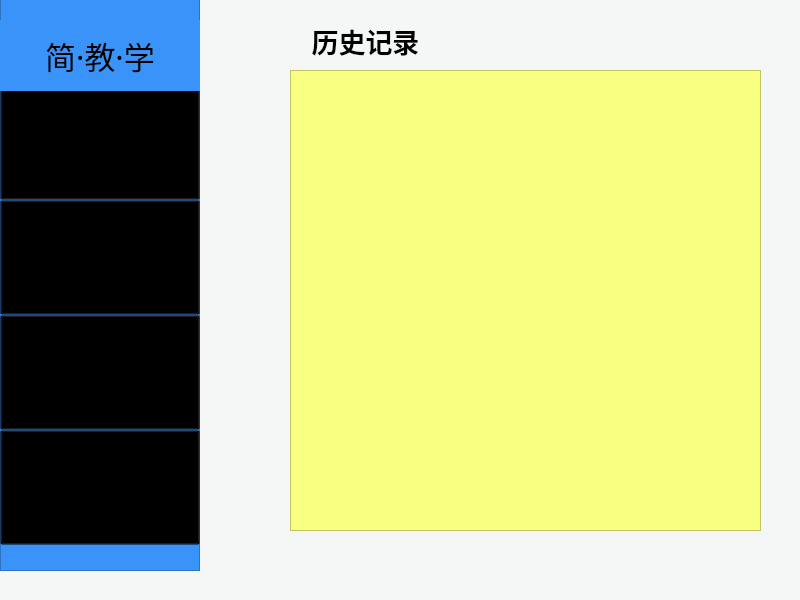
<?xml version="1.0" encoding="UTF-8"?>
<ui version="4.0">
 <class>mainhistory</class>
 <widget class="QMainWindow" name="mainhistory">
  <property name="geometry">
   <rect>
    <x>0</x>
    <y>0</y>
    <width>800</width>
    <height>600</height>
   </rect>
  </property>
  <property name="font">
   <font>
    <family>幼圆</family>
    <pointsize>10</pointsize>
   </font>
  </property>
  <property name="windowTitle">
   <string>简·教·学</string>
  </property>
  <property name="styleSheet">
   <string notr="true">background-color: rgb(245, 246, 246);</string>
  </property>
  <widget class="QWidget" name="centralwidget">
   <widget class="QLabel" name="label_history">
    <property name="geometry">
     <rect>
      <x>280</x>
      <y>20</y>
      <width>171</width>
      <height>41</height>
     </rect>
    </property>
    <property name="font">
     <font>
      <family>幼圆</family>
      <pointsize>20</pointsize>
      <weight>75</weight>
      <bold>true</bold>
     </font>
    </property>
    <property name="text">
     <string>历史记录</string>
    </property>
    <property name="alignment">
     <set>Qt::AlignCenter</set>
    </property>
   </widget>
   <widget class="QListView" name="listView">
    <property name="geometry">
     <rect>
      <x>290</x>
      <y>70</y>
      <width>471</width>
      <height>461</height>
     </rect>
    </property>
    <property name="styleSheet">
     <string notr="true">background-color: rgb(249, 255, 129);</string>
    </property>
   </widget>
   <widget class="QFrame" name="frame">
    <property name="geometry">
     <rect>
      <x>0</x>
      <y>-20</y>
      <width>200</width>
      <height>591</height>
     </rect>
    </property>
    <property name="styleSheet">
     <string notr="true">background-color: rgb(58, 147, 249);</string>
    </property>
    <property name="frameShape">
     <enum>QFrame::StyledPanel</enum>
    </property>
    <property name="frameShadow">
     <enum>QFrame::Raised</enum>
    </property>
    <widget class="QPushButton" name="mode_homepage">
     <property name="geometry">
      <rect>
       <x>0</x>
       <y>105</y>
       <width>200</width>
       <height>115</height>
      </rect>
     </property>
     <property name="font">
      <font>
       <family>幼圆</family>
       <pointsize>30</pointsize>
       <weight>75</weight>
       <bold>true</bold>
      </font>
     </property>
     <property name="mouseTracking">
      <bool>false</bool>
     </property>
     <property name="styleSheet">
      <string notr="true">QPushButton
{ 
    background-color:transparent;
}
QPushButton:hover
{
	background-color: rgb(127, 147, 249);
	border-radius: 0px;
	
}</string>
     </property>
     <property name="text">
      <string>首页</string>
     </property>
    </widget>
    <widget class="QPushButton" name="mode_operation">
     <property name="geometry">
      <rect>
       <x>0</x>
       <y>220</y>
       <width>200</width>
       <height>115</height>
      </rect>
     </property>
     <property name="font">
      <font>
       <family>幼圆</family>
       <pointsize>30</pointsize>
       <weight>75</weight>
       <bold>true</bold>
      </font>
     </property>
     <property name="styleSheet">
      <string notr="true">QPushButton
{ 
    background-color:transparent;
}
QPushButton:hover
{
	background-color: rgb(127, 147, 249);
	border-radius: 0px;
	
}</string>
     </property>
     <property name="text">
      <string>操作</string>
     </property>
    </widget>
    <widget class="QPushButton" name="mode_history">
     <property name="geometry">
      <rect>
       <x>0</x>
       <y>335</y>
       <width>200</width>
       <height>115</height>
      </rect>
     </property>
     <property name="font">
      <font>
       <family>幼圆</family>
       <pointsize>20</pointsize>
       <weight>75</weight>
       <bold>true</bold>
      </font>
     </property>
     <property name="styleSheet">
      <string notr="true">QPushButton
{ 
    background-color:transparent;
}
QPushButton:hover
{
	background-color: rgb(127, 147, 249);
	border-radius: 0px;
	
}</string>
     </property>
     <property name="text">
      <string>历史
记录</string>
     </property>
    </widget>
    <widget class="QPushButton" name="mode_mine">
     <property name="geometry">
      <rect>
       <x>0</x>
       <y>450</y>
       <width>200</width>
       <height>115</height>
      </rect>
     </property>
     <property name="font">
      <font>
       <family>幼圆</family>
       <pointsize>30</pointsize>
       <weight>75</weight>
       <bold>true</bold>
      </font>
     </property>
     <property name="styleSheet">
      <string notr="true">QPushButton
{ 
    background-color:transparent;
}
QPushButton:hover
{
	background-color: rgb(127, 147, 249);
	border-radius: 0px;
	
}</string>
     </property>
     <property name="text">
      <string>我的</string>
     </property>
    </widget>
    <widget class="QLabel" name="label">
     <property name="geometry">
      <rect>
       <x>0</x>
       <y>40</y>
       <width>200</width>
       <height>71</height>
      </rect>
     </property>
     <property name="font">
      <font>
       <family>华文行楷</family>
       <pointsize>23</pointsize>
      </font>
     </property>
     <property name="text">
      <string>简·教·学</string>
     </property>
     <property name="alignment">
      <set>Qt::AlignCenter</set>
     </property>
    </widget>
   </widget>
  </widget>
  <widget class="QMenuBar" name="menubar">
   <property name="geometry">
    <rect>
     <x>0</x>
     <y>0</y>
     <width>800</width>
     <height>26</height>
    </rect>
   </property>
  </widget>
  <widget class="QStatusBar" name="statusbar"/>
 </widget>
 <resources/>
 <connections/>
</ui>
